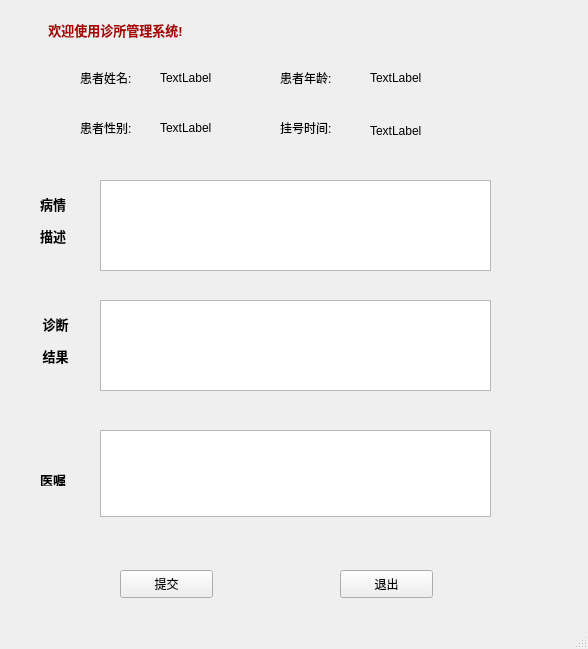
<?xml version="1.0" encoding="UTF-8"?>
<ui version="4.0">
 <class>Diagnose</class>
 <widget class="QMainWindow" name="Diagnose">
  <property name="geometry">
   <rect>
    <x>0</x>
    <y>0</y>
    <width>588</width>
    <height>649</height>
   </rect>
  </property>
  <property name="windowTitle">
   <string>诊所管理系统</string>
  </property>
  <widget class="QWidget" name="centralwidget">
   <widget class="QLabel" name="label_2">
    <property name="geometry">
     <rect>
      <x>80</x>
      <y>70</y>
      <width>72</width>
      <height>15</height>
     </rect>
    </property>
    <property name="text">
     <string>患者姓名:</string>
    </property>
   </widget>
   <widget class="QLabel" name="label_3">
    <property name="geometry">
     <rect>
      <x>160</x>
      <y>70</y>
      <width>101</width>
      <height>16</height>
     </rect>
    </property>
    <property name="text">
     <string>TextLabel</string>
    </property>
   </widget>
   <widget class="QLabel" name="label_4">
    <property name="geometry">
     <rect>
      <x>280</x>
      <y>70</y>
      <width>72</width>
      <height>15</height>
     </rect>
    </property>
    <property name="text">
     <string>患者年龄:</string>
    </property>
   </widget>
   <widget class="QLabel" name="label_5">
    <property name="geometry">
     <rect>
      <x>370</x>
      <y>70</y>
      <width>111</width>
      <height>16</height>
     </rect>
    </property>
    <property name="text">
     <string>TextLabel</string>
    </property>
   </widget>
   <widget class="QLabel" name="label_6">
    <property name="geometry">
     <rect>
      <x>80</x>
      <y>120</y>
      <width>72</width>
      <height>15</height>
     </rect>
    </property>
    <property name="text">
     <string>患者性别:</string>
    </property>
   </widget>
   <widget class="QLabel" name="label_7">
    <property name="geometry">
     <rect>
      <x>160</x>
      <y>120</y>
      <width>101</width>
      <height>16</height>
     </rect>
    </property>
    <property name="text">
     <string>TextLabel</string>
    </property>
   </widget>
   <widget class="QLabel" name="label_8">
    <property name="geometry">
     <rect>
      <x>280</x>
      <y>120</y>
      <width>72</width>
      <height>15</height>
     </rect>
    </property>
    <property name="text">
     <string>挂号时间:</string>
    </property>
   </widget>
   <widget class="QLabel" name="label_9">
    <property name="geometry">
     <rect>
      <x>370</x>
      <y>120</y>
      <width>191</width>
      <height>21</height>
     </rect>
    </property>
    <property name="text">
     <string>TextLabel</string>
    </property>
   </widget>
   <widget class="QLabel" name="label_10">
    <property name="geometry">
     <rect>
      <x>40</x>
      <y>190</y>
      <width>51</width>
      <height>61</height>
     </rect>
    </property>
    <property name="text">
     <string>&lt;html&gt;&lt;head/&gt;&lt;body&gt;&lt;p&gt;&lt;span style=&quot; font-size:10pt; font-weight:600;&quot;&gt;病情&lt;/span&gt;&lt;/p&gt;&lt;p&gt;&lt;span style=&quot; font-size:10pt; font-weight:600;&quot;&gt;描述&lt;/span&gt;&lt;/p&gt;&lt;/body&gt;&lt;/html&gt;</string>
    </property>
   </widget>
   <widget class="QTextBrowser" name="textBrowser">
    <property name="geometry">
     <rect>
      <x>100</x>
      <y>180</y>
      <width>391</width>
      <height>91</height>
     </rect>
    </property>
   </widget>
   <widget class="QLabel" name="label_11">
    <property name="geometry">
     <rect>
      <x>30</x>
      <y>310</y>
      <width>51</width>
      <height>61</height>
     </rect>
    </property>
    <property name="text">
     <string>&lt;html&gt;&lt;head/&gt;&lt;body&gt;&lt;p align=&quot;center&quot;&gt;&lt;span style=&quot; font-size:10pt; font-weight:600;&quot;&gt;诊断&lt;/span&gt;&lt;/p&gt;&lt;p align=&quot;center&quot;&gt;&lt;span style=&quot; font-size:10pt; font-weight:600;&quot;&gt;结果&lt;/span&gt;&lt;/p&gt;&lt;/body&gt;&lt;/html&gt;</string>
    </property>
   </widget>
   <widget class="QTextEdit" name="textEdit">
    <property name="geometry">
     <rect>
      <x>100</x>
      <y>300</y>
      <width>391</width>
      <height>91</height>
     </rect>
    </property>
   </widget>
   <widget class="QPushButton" name="pushButton">
    <property name="geometry">
     <rect>
      <x>120</x>
      <y>570</y>
      <width>93</width>
      <height>28</height>
     </rect>
    </property>
    <property name="text">
     <string>提交</string>
    </property>
   </widget>
   <widget class="QPushButton" name="pushButton_2">
    <property name="geometry">
     <rect>
      <x>340</x>
      <y>570</y>
      <width>93</width>
      <height>28</height>
     </rect>
    </property>
    <property name="text">
     <string>退出</string>
    </property>
   </widget>
   <widget class="QLabel" name="label_12">
    <property name="geometry">
     <rect>
      <x>40</x>
      <y>470</y>
      <width>41</width>
      <height>16</height>
     </rect>
    </property>
    <property name="text">
     <string>&lt;html&gt;&lt;head/&gt;&lt;body&gt;&lt;p&gt;&lt;span style=&quot; font-size:10pt; font-weight:600;&quot;&gt;医嘱&lt;/span&gt;&lt;/p&gt;&lt;/body&gt;&lt;/html&gt;</string>
    </property>
   </widget>
   <widget class="QTextEdit" name="textEdit_2">
    <property name="geometry">
     <rect>
      <x>100</x>
      <y>430</y>
      <width>391</width>
      <height>87</height>
     </rect>
    </property>
   </widget>
   <widget class="QLabel" name="label">
    <property name="geometry">
     <rect>
      <x>10</x>
      <y>10</y>
      <width>211</width>
      <height>41</height>
     </rect>
    </property>
    <property name="text">
     <string>&lt;html&gt;&lt;head/&gt;&lt;body&gt;&lt;p align=&quot;center&quot;&gt;&lt;span style=&quot; font-size:10pt; font-weight:600; color:#aa0000;&quot;&gt;欢迎使用诊所管理系统!&lt;/span&gt;&lt;/p&gt;&lt;/body&gt;&lt;/html&gt;</string>
    </property>
   </widget>
  </widget>
  <widget class="QStatusBar" name="statusbar"/>
 </widget>
 <resources/>
 <connections/>
</ui>
